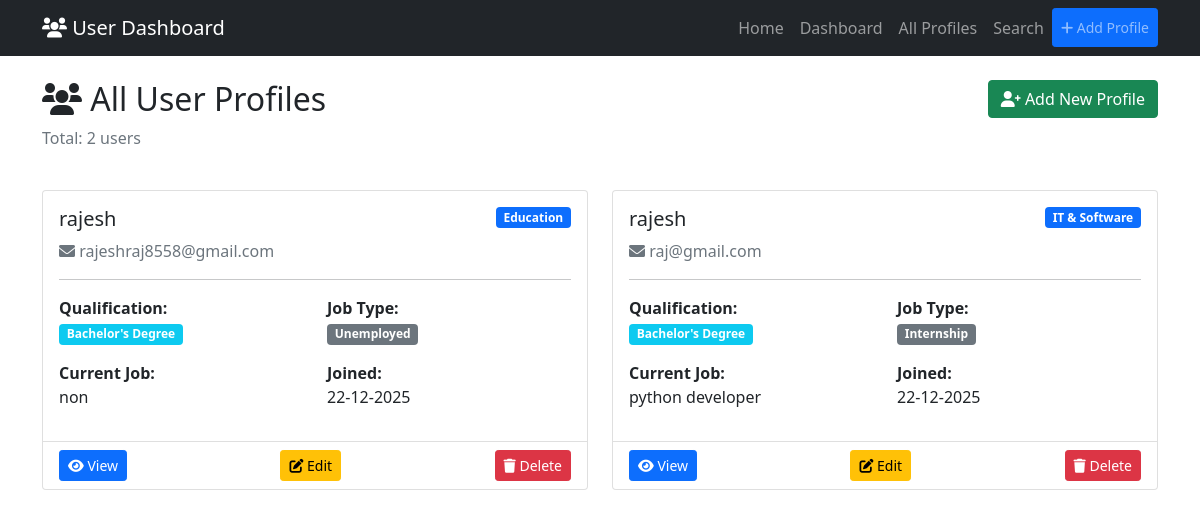
The page /profiles on the database its author committed.
### app.py (models this page shows)
class User(db.Model):
    id = db.Column(db.Integer, primary_key=True)
    name = db.Column(db.String(100), nullable=False)
    email = db.Column(db.String(120), unique=True, nullable=False)
    qualification = db.Column(db.String(50))
    current_job = db.Column(db.String(100))
    field = db.Column(db.String(50))
    job_type = db.Column(db.String(50))
    created_at = db.Column(db.DateTime, default=datetime.utcnow)

### app.py (the view)
@app.route('/profiles')
def profiles():
    users = User.query.all()
    return render_template('profiles.html', users=users)

### templates/profiles.html (shortened to what this page needs)
{% extends "base.html" %}
{% block content %}
<div class="row mb-4">
    <div class="col">
        <h2><i class="fas fa-users"></i> All User Profiles</h2>
        <p class="text-muted">Total: {{ users|length }} users</p>
    </div>
    <div class="col text-end">
        <a href="{{ url_for('add_profile') }}" class="btn btn-success">
            <i class="fas fa-user-plus"></i> Add New Profile
        </a>
    </div>
</div>
<div class="row">
    {% for user in users %}
    <div class="col-md-6 mb-4">
        <div class="card h-100">
            <div class="card-body">
                <div class="d-flex justify-content-between align-items-start">
                    <div>
                        <h5 class="card-title">{{ user.name }}</h5>
                        <p class="card-text text-muted">
                            <i class="fas fa-envelope"></i> {{ user.email }}
                        </p>
                    </div>
                    <span class="badge bg-primary">{{ user.field }}</span>
                </div>
                <hr>
                <div class="row">
                    <div class="col-md-6">
                        <p><strong>Qualification:</strong><br>
                        <span class="badge bg-info">{{ user.qualification }}</span></p>
                        <p><strong>Current Job:</strong><br>
                        {{ user.current_job }}</p>
                    </div>
                    <div class="col-md-6">
                        <p><strong>Job Type:</strong><br>
                        <span class="badge bg-secondary">{{ user.job_type }}</span></p>
                        <p><strong>Joined:</strong><br>
                        {{ user.created_at.strftime('%d-%m-%Y') }}</p>
                    </div>
                </div>
            </div>
            <div class="card-footer bg-transparent">
                <div class="d-flex justify-content-between">
                    <a href="{{ url_for('view_profile', id=user.id) }}" class="btn btn-sm btn-primary">
                        <i class="fas fa-eye"></i> View
                    </a>
                    <a href="{{ url_for('edit_profile', id=user.id) }}" class="btn btn-sm btn-warning">
                        <i class="fas fa-edit"></i> Edit
                    </a>
                    <a href="{{ url_for('delete_profile', id=user.id) }}"
                       class="btn btn-sm btn-danger"
                       onclick="return confirm('Are you sure you want to delete this user?')">
                        <i class="fas fa-trash"></i> Delete
                    </a>
                </div>
            </div>
        </div>
    </div>
    {% endfor %}
</div>
{% endblock %}

### templates/base.html (shortened to what this page needs)
<!DOCTYPE html>
<html lang="en">
<head>
    <link rel="stylesheet" href="{{ url_for('static', filename='css/style.css') }}">
    <link href="https://cdn.jsdelivr.net/npm/bootstrap@5.1.3/dist/css/bootstrap.min.css" rel="stylesheet">
    <link rel="stylesheet" href="https://cdnjs.cloudflare.com/ajax/libs/font-awesome/6.0.0/css/all.min.css">
</head>
<body>
    <nav class="navbar navbar-expand-lg navbar-dark bg-dark">
        <div class="container">
            <a class="navbar-brand" href="{{ url_for('home') }}">
                <i class="fas fa-users"></i> User Dashboard
            </a>
            <div class="collapse navbar-collapse" id="navbarNav">
                <ul class="navbar-nav ms-auto">
                    <li class="nav-item">
                        <a class="nav-link" href="{{ url_for('home') }}">Home</a>
                    </li>
                    <li class="nav-item">
                        <a class="nav-link" href="{{ url_for('dashboard') }}">Dashboard</a>
                    </li>
                    <li class="nav-item">
                        <a class="nav-link" href="{{ url_for('profiles') }}">All Profiles</a>
                    </li>
                    <li class="nav-item">
                        <a class="nav-link" href="{{ url_for('search') }}">Search</a>
                    </li>
                    <li class="nav-item">
                        <a class="nav-link btn btn-primary btn-sm" href="{{ url_for('add_profile') }}">
                            <i class="fas fa-plus"></i> Add Profile
                        </a>
                    </li>
                </ul>
            </div>
        </div>
    </nav>
    <div class="container mt-4">
        {% block content %}{% endblock %}
    </div>
</body>
</html>

### rows shown on the page
User: name "rajesh", email "rajeshraj8558@gmail.com", field "Education", qualification "Bachelor's Degree", current_job "non", job_type "Unemployed", created_at "22-12-2025"
User: name "rajesh", email "raj@gmail.com", field "IT & Software", qualification "Bachelor's Degree", current_job "python developer", job_type "Internship", created_at "22-12-2025"

### other values the page prints
{{ users|length }} "2"
